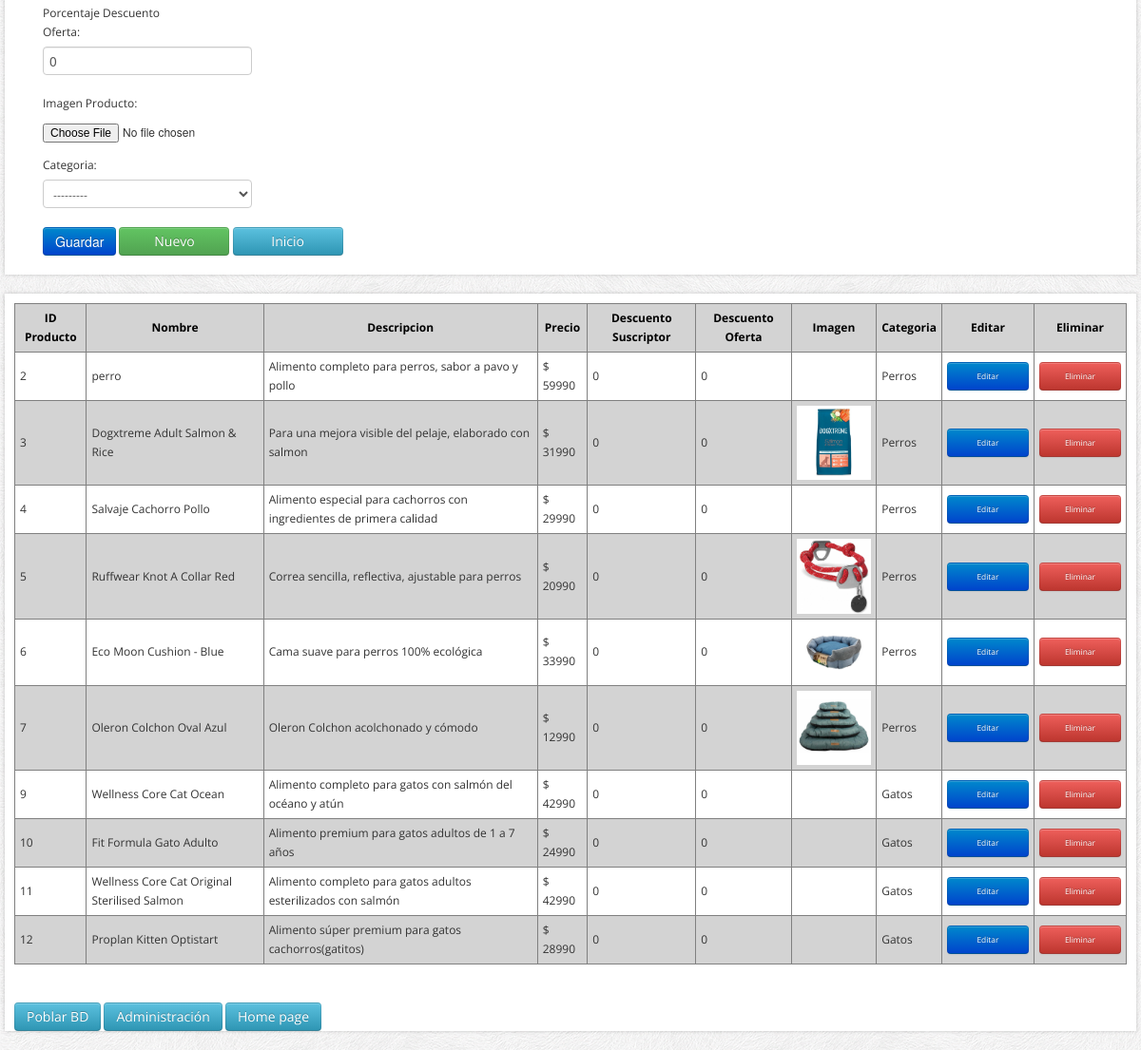
The page /maestro_producto/ins/-1 (signed in, lower part) on the database as committed earlier.
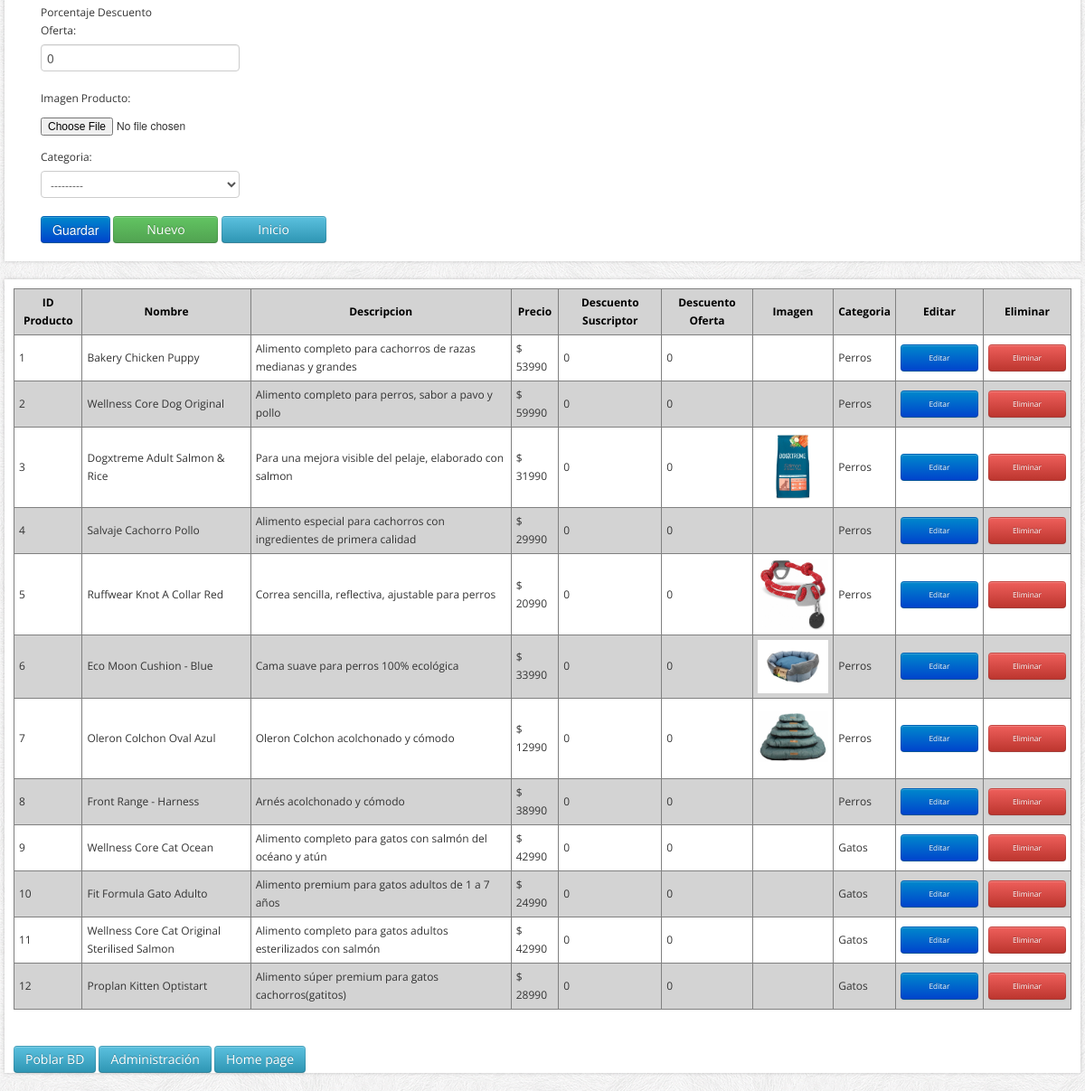
The same page on the database as committed later.
### core/models.py (models this page shows, shortened)
class Producto(models.Model):
    idProducto = models.IntegerField(primary_key=True, verbose_name="Id Producto")
    nomProducto = models.CharField(max_length=80, blank=False, null=False, verbose_name="Nombre Producto")
    descripcion = models.CharField(max_length=300, null=True, blank=True, verbose_name="Descripción")
    precio = models.IntegerField(verbose_name="Precio")
    porcDesctoSubscriptor = models.IntegerField(blank=False, null=False, default=0,verbose_name="Porcentaje Descuento Suscriptor")
    porcDesctoOferta = models.IntegerField(blank=False, null=False, default=0,verbose_name="Porcentaje Descuento Oferta")
    imagen = models.ImageField(upload_to="images/", default="sinfoto.jpg", null=False, blank=False, verbose_name="Imagen Producto")
    cantidad= models.IntegerField(blank=False, null=False, default=0,verbose_name="Cantidad")
    categoria = models.ForeignKey(Categoria, on_delete=models.DO_NOTHING)

class Categoria(models.Model):
    idCategoria = models.IntegerField(primary_key=True, verbose_name="Id de categoría")
    nombreCategoria = models.CharField(max_length=80, blank=False, null=False, verbose_name="Nombre de la categoría")
    def __str__(self):
        return self.nombreCategoria

### core/views.py (the view, shortened to what this page needs)
# urls.py: path('maestro_producto/<action>/<id>', maestro_producto, name="maestro_producto"),
def maestro_producto(request, action, id):
    if not (request.user.is_authenticated and request.user.is_staff):
        return redirect(home)
    data = {"mesg": "", "form": ProductoForm, "action": action, "id": id}
    if action == 'ins':
        if request.method == "POST":
            form = ProductoForm(request.POST, request.FILES)
            if form.is_valid:
                try:
                    form.save()
                    data["mesg"] = "¡El Producto fue creado correctamente!"
                except:
                    data["mesg"] = "¡No se puede crear dos Productos con el mismo ID!"
    data["list"] = Producto.objects.all().order_by('idProducto')
    return render(request, "core/maestro_producto.html", data)

### core/templates/core/maestro_producto.html (shortened to what this page needs)
{% load static %}
<!DOCTYPE html>
<html lang="en">
	<head>
		<link href="../../static/core/css/bootstrap/css/bootstrap.min.css" rel="stylesheet">
		<link href="../../static/core/css/bootstrap/css/bootstrap-responsive.min.css" rel="stylesheet">
		<link href="../../static/core/css/themes/css/bootstrappage.css" rel="stylesheet"/>
		<link href="../../static/core/css/themes/css/flexslider.css" rel="stylesheet"/>
		<link href="../../static/core/css/themes/css/main.css" rel="stylesheet"/>
		<link href="{% static 'core/css/forms.css'%}" rel="stylesheet">
	</head>
    <body>
		<div id="wrapper" class="container">
			<section class="main-content">
			    <br>
                <div class="span5">
					{% if form %}
					<form method="POST" action="" enctype="multipart/form-data" id="formulario">
						<div class="form-group">
							{% csrf_token %} {{ form.as_p }}
						</div>
						<input type="submit" class="btn btn-primary btnwidth" id="id_guardar" value="Guardar">
						<a class="btn btn-success btnwidth" href="{% url 'maestro_producto' 'ins' -1 %}">Nuevo</a>
						<a class="btn btn-info btnwidth" href="{% url 'home' %}">Inicio</a>
					</form>
					{% endif %}
				</div>
			</section>
		</div>
		<div id="wrapper" class="container">
			<section class="main-content">
				{% if list %}
				<table id="tabla_datos">
					<thead>
						<tr>
							<th>ID Producto</th>
							<th>Nombre</th>
							<th>Descripcion</th>
							<th>Precio</th>
							<th>Descuento Suscriptor</th>
							<th>Descuento Oferta</th>
							<th>Imagen</th>
							<th>Categoria</th>
							<th class="titulo_boton">Editar</th>
							<th class="titulo_boton">Eliminar</th>
						</tr>
					</thead>
					<tbody>
						{% for pro in list %}
						<tr>
							<td>{{ pro.idProducto }}</td>
							<td>{{ pro.nomProducto }}</td>
							<td>{{ pro.descripcion }}</td>
							<td>$ {{ pro.precio }}</td>
							<td>{{ pro.porcDesctoSubscriptor }}</td>
							<td>{{ pro.porcDesctoOferta }}</td>
							<td><img src="/media/{{ pro.imagen }}" class="mini_auto" alt=""></td>
							<td>{{ pro.categoria }}</td>
							<td><a href="{% url 'maestro_producto' 'upd' pro.idProducto %}"
								class="btn btn-primary btn-sm boton_chico">Editar</a></td>
							<td><a href="{% url 'maestro_producto' 'del' pro.idProducto %}"
								class="btn btn-danger btn-sm boton_chico">Eliminar</a></td>
						</tr>
						{% endfor %}
					</tbody>
				</table>
				{% endif %}
				<br>
				<a href="{% url 'poblar_bd' %}" class="btn btn-info btn-sm">Poblar BD</a>
				<a href="http://127.0.0.1:8000/admin" class="btn btn-info btn-sm">Administración</a>
				<a href="{% url 'home' %}" class="btn btn-info btn-sm">Home page</a>
			</section>
		</div>
    </body>
</html>

### core/static/core/css/themes/css/main.css (style rules this page uses)
body { font-size: 12px; font-family: 'Open Sans', arial, tahoma, sans-serif; background:url(../images/bg.png) repeat 0 0 fixed; }
label, input, button, select, textarea { font-size: 12px; }
ul li a,a { color:#333; outline:0; -webkit-transition: all 0.2s linear; -moz-transition: all 0.2s linear; -o-transition: all 0.2s linear; -ms-transition: all 0.2s linear; transition: all 0.2s linear; }
a { color:#eb4800; }
#wrapper,#top-bar { background: #fff; margin: 20px auto 20px auto; box-shadow: 0px 0px 4px 0px rgba(0, 0, 0, 0.2); -moz-box-shadow: 0px 0px 4px 0px rgba(0, 0, 0, 0.2); -webkit-box-shadow: 0px 0px 4px 0px rgba(0, 0, 0, 0.2); padding:0px 10px; }

### core/static/core/css/forms.css (style rules this page uses)
#formulario label { width: 150px; }
.btnwidth { width: 90px; }
#tabla_datos { width: 100%; margin: auto; border-collapse: collapse; border: 1px solid gray; margin-top: 10px; margin-bottom: 20px; }
#tabla_datos th, td { border: 1px solid gray; padding: 5px; }
#tabla_datos th { background-color: lightgray; color: black; }
#tabla_datos tr:nth-child(even) { background-color: lightgray; }
.titulo_boton { width: 65; }
.boton_chico { font-size: 0.7em; width: 60px; }
.mini_auto { width: 100px; }

Rows that differ between the two databases and show on the page:
added Producto: idProducto "1", nomProducto "Bakery Chicken Puppy", descripcion "Alimento completo para cachorros de razas medianas y grandes", precio "53990", porcDesctoSubscriptor "0", porcDesctoOferta "0", categoria "Perros"
changed Producto "Alimento completo para perros, sabor a pavo y pollo": nomProducto "perro" → "Wellness Core Dog Original"
added Producto: idProducto "8", nomProducto "Front Range - Harness", descripcion "Arnés acolchonado y cómodo", precio "38990", porcDesctoSubscriptor "0", porcDesctoOferta "0", categoria "Perros"
